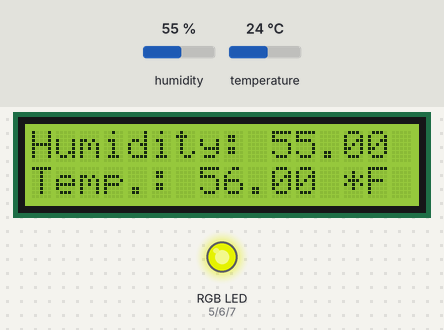
Bench run of a sketch on a simulated Arduino Uno, built with avr-gcc and run on an emulated ATmega328P. Parts: 16×2 character LCD, an RGB LED mixed from three pins (HIGH = lit). The inputs (shaded band) are chosen by the test bench; at power-on: humidity 55 %, temperature 24 °C. Dim RGB values are drawn brighter than linear. At 10.5 s the program stops and its outputs stay as they are.

Above: at 1.2 s.
1.3 s: humidity set to 22 %
At 5.4 s:
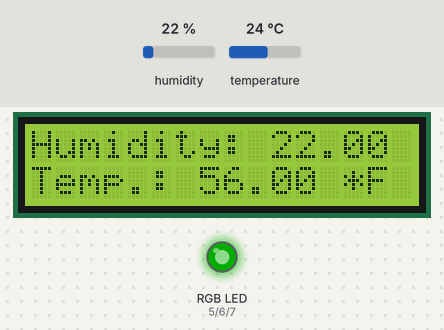
At 11.0 s:
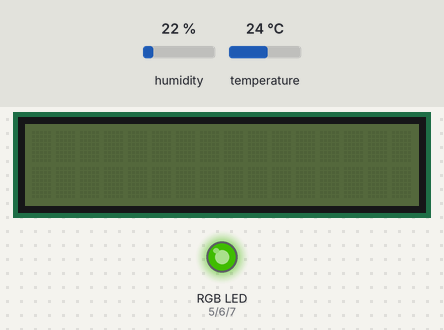
Timing chart, 0 to 12.0 s (numbered marks = the images above; inputs shaded):
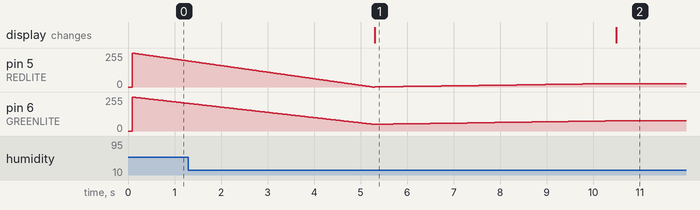

The sketch:

HelloWorld_i2c_pockysticks.ino
```cpp
//Pockysticks SproutBox
//This is a work in progress to make a Sproutboard fucntion for my project.
//Version 0.0.1
//Branch master

#include "Wire.h"
#include "LiquidCrystal.h"
#include "DHT.h"

#define DHTPIN 8     // what pin we're connected to
#define REDLITE 5
#define GREENLITE 6
#define BLUELITE 7

// Color arrays [analog values for pin output]
int white[3]  = { 40, 0, 0 };
int grey[3]  = { 100, 100, 100 };
int black[3] = { 255, 255, 255 };
int red[3]    = { 0, 255, 255 };
int green[3]  = { 255, 0, 255 };
int blue[3]   = { 255, 255, 0 };
int yellow[3] = { 10, 30, 240 };
int orange[3] = { 0, 100, 240 };
int teal[3] = { 250, 70, 70 };
int dimWhite[3] = { 120, 100, 100 };

// Color arrays (percents)
// int black[3]  = { 0, 0, 0 };
// int white[3]  = { 100, 100, 100 };
// int red[3]    = { 100, 0, 0 };
// int green[3]  = { 0, 100, 0 };
// int blue[3]   = { 0, 0, 100 };
// int yellow[3] = { 40, 95, 0 };
// int dimWhite[3] = { 30, 30, 30 };

// Main program Settings
int wait = 5;      // 10ms internal crossFade delay; increase for slower fades
int hold = 0;       // Optional hold when a color is complete, before the next crossFade
int DEBUG = 0;      // DEBUG counter; if set to 1, will write values back via serial
int loopCount = 60; // How often should DEBUG report?
int repeat = 3;     // How many times should we loop before stopping? (0 for no stop)
int j = 0;          // Loop counter for repeat

// Temp/Humidity Sensor
#define DHTTYPE DHT11   // DHT 11

// Connect via SPI. Data pin is #3, Clock is #2 and Latch is #4, Green is #5, Blue is #6
LiquidCrystal lcd(3, 2, 4);

// Set initial color
int redVal = blue[0];
int grnVal = blue[1];
int bluVal = blue[2];

// you can change the overall brightness by range 0 -> 255
int brightness = 255;

// Initialize color variables
int prevR = redVal;
int prevG = grnVal;
int prevB = bluVal;

int blueTemp= 0; int greenTemp= 0; int redTemp= 0;

// Connect pin 1 (on the left) of the sensor to +5V
// Connect pin 2 of the sensor to whatever your DHTPIN is
// Connect pin 4 (on the right) of the sensor to GROUND
// Connect a 10K resistor from pin 2 (data) to pin 1 (power) of the sensor

DHT dht(DHTPIN, DHTTYPE);

void setup() {
  Serial.begin(9600);
  // set up the LCD's number of rows and columns:
  lcd.begin(16, 2);
  lcd.print("DHT11 test!");
  lcd.setCursor(0,1);
  dht.begin();

  pinMode(REDLITE, OUTPUT);
  pinMode(GREENLITE, OUTPUT);
  pinMode(BLUELITE, OUTPUT);
}

void loop() {
  if (repeat) { // Do we loop a finite number of times?
    j += 1;
    if (j >= repeat) { // Are we there yet?
      exit(j);         // If so, stop.
    }
  }

  // Reading temperature or humidity takes about 250 milliseconds!
  // Sensor readings may also be up to 2 seconds 'old' (its a very slow sensor)
  float h = dht.readHumidity();
  float Temp = dht.readTemperature();
  float f = ((9/5)*Temp)+32;

  // check if returns are valid, if they are NaN (not a number) then something went wrong!
  if ( isnan(h)) {
    lcd.println("Failed to read from DHT");
  } else {
    lcd.setCursor(0,0);
    lcd.print("Humidity: ");lcd.print(h);lcd.print(" %\t");
    lcd.setCursor(0,1);
    lcd.print("Temp.: ");lcd.print(f);lcd.println(" *F");

if(Temp<0){
  crossFade(blue);}
else if(Temp>0&&Temp<=45){
crossFade(yellow);}
else if(Temp>45){
crossFade(green);}

}
}

int calculateStep(int prevValue, int endValue) {
  int step = endValue - prevValue; // What's the overall gap?
  if (step) {                      // If its non-zero,
    step = 1020/step;              //   divide by 1020
  }
  return step;
}

int calculateVal(int step, int val, int i) {

  if ((step) && i % step == 0) { // If step is non-zero and its time to change a value,
    if (step > 0) {              //   increment the value if step is positive...
      val += 1;
    }
    else if (step < 0) {         //   ...or decrement it if step is negative
      val -= 1;
    }
  }
  // Defensive driving: make sure val stays in the range 0-255
  if (val > 255) {
    val = 255;
  }
  else if (val < 0) {
    val = 0;
  }
  return val;
}

void crossFade(int color[3]) {
  // Convert to 0-255
  int R = (color[0] * 255) / 100;
  int G = (color[1] * 255) / 100;
  int B = (color[2] * 255) / 100;

  int stepR = calculateStep(prevR, R);
  int stepG = calculateStep(prevG, G);
  int stepB = calculateStep(prevB, B);

  for (int i = 0; i <= 1020; i++) {
    redVal = calculateVal(stepR, redVal, i);
    grnVal = calculateVal(stepG, grnVal, i);
    bluVal = calculateVal(stepB, bluVal, i);

    analogWrite(REDLITE, redVal);   // Write current values to LED pins
    analogWrite(GREENLITE, grnVal);
    analogWrite(BLUELITE, bluVal);

    delay(wait); // Pause for 'wait' milliseconds before resuming the loop

    if (DEBUG) { // If we want serial output, print it at the
      if (i == 0 or i % loopCount == 0) { // beginning, and every loopCount times
        lcd.print("Loop/RGB: #");
        lcd.print(i);
        lcd.print(" | ");
        lcd.print(redVal);
        lcd.print(" / ");
        lcd.print(grnVal);
        lcd.print(" / ");
        lcd.println(bluVal);
      }
      DEBUG += 1;
    }
  }
  // Update current values for next loop
  prevR = redVal;
  prevG = grnVal;
  prevB = bluVal;
  delay(hold); // Pause for optional 'wait' milliseconds before resuming the loop
}
```

Measured:
- after the input at 1.3 s, the display: changes after 4.0 s (image 1)
